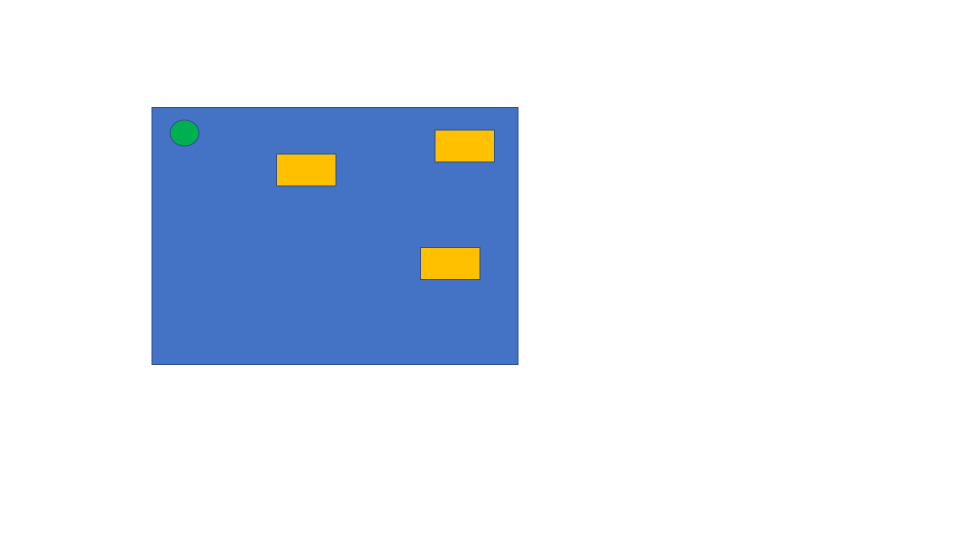
#> input picture Visual Inspection Tool/Images/original.png, 1920 x 1080 px (shown at 1/2 size)
$ python -i 'VITool v4.py'   (imports and definitions only)   (older library calls are emulated)
#> lines starting #> are read from the running program, lines starting #| are printed output that depends on the picture; after the words box and inside, x2 and y2 are one past the last pixel; in counts of white or black regions, pixels touching at a corner belong together
#> further down, picture is the input picture: shape (1080, 1920, 3); mean B, G, R 241.9, 230, 222.7
import cv2
import numpy as np
from skimage.measure import compare_ssim

#################################
#widthImg, heightImg = 480, 640
widthImg, heightImg = 640, 480
#################################


# [31 lines left out: function stackImages, not called in this run]


def preProcessing(img):
    imgGray = cv2.cvtColor(img, cv2.COLOR_BGR2GRAY)
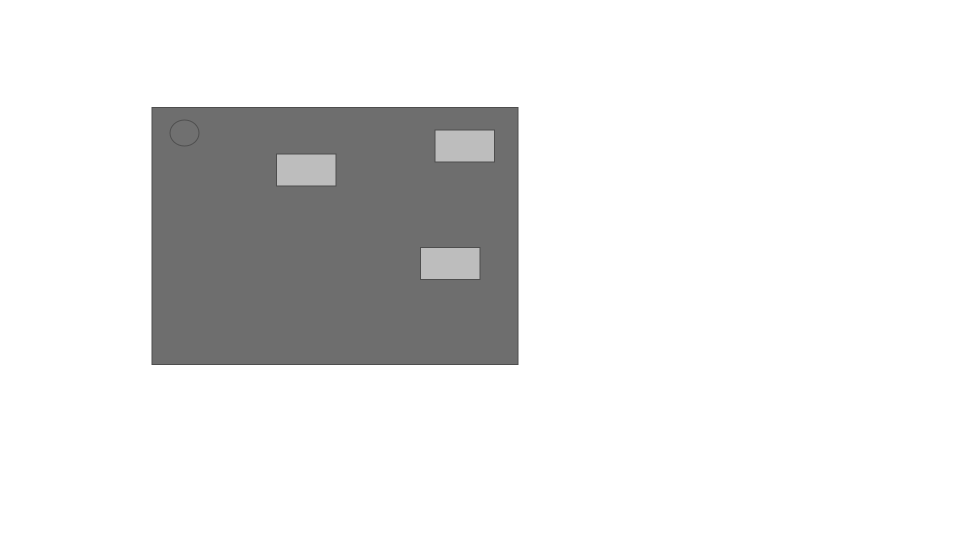
#> imgGray: shape (1080, 1920) (shown at 1/2 size); min 78, max 255, mean 229.2
    imgBlur = cv2.GaussianBlur(imgGray, (5,5), 1)

    v = np.median(imgBlur)
#> v = 255
    sigma = 0.33
    lower = int(max(0, (1.0 - sigma) * v))
#> lower = 170
    upper = int(min(255, (1.0 + sigma) * v))
#> upper = 255
    imgCanny = cv2.Canny(imgBlur, lower, upper)
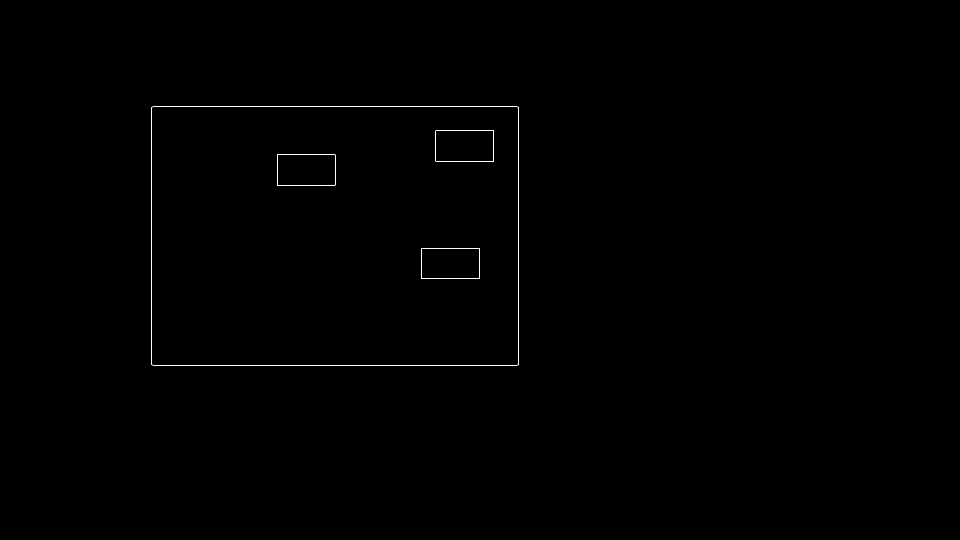
#> imgCanny: shape (1080, 1920) (shown at 1/2 size); 0.17% white in thin lines or dots, all inside (x1, y1, x2, y2) = (302, 213, 1038, 731)
    kernel = np.ones((5,5))
    imgDial = cv2.dilate(imgCanny,kernel,iterations=2)
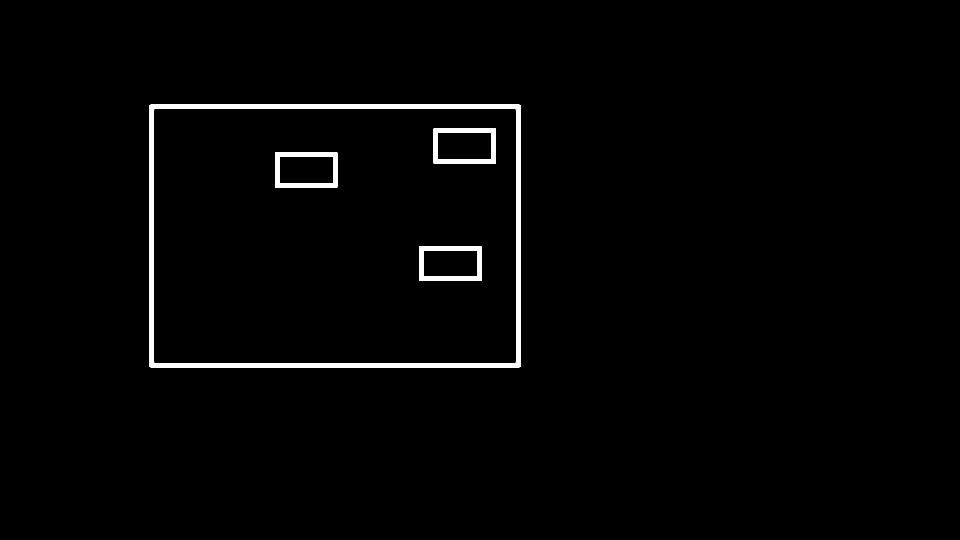
#> imgDial: shape (1080, 1920) (shown at 1/2 size); 1.5% white; 4 white regions, box (x1, y1, x2, y2) and area: (298, 209, 1042, 735) 22528, (867, 257, 992, 327) 3186, (550, 305, 675, 375) 3186, (838, 492, 963, 562) 3186
    imgThres = cv2.erode(imgDial,kernel,iterations=1)
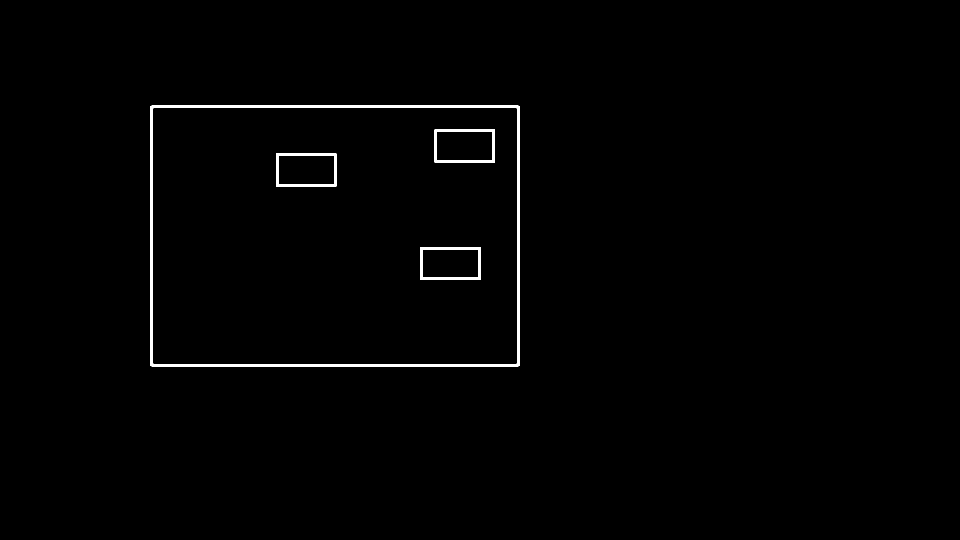
#> imgThres: shape (1080, 1920) (shown at 1/2 size); 0.86% white; 4 white regions, box (x1, y1, x2, y2) and area: (300, 211, 1040, 733) 12512, (869, 259, 990, 325) 1770, (552, 307, 673, 373) 1770, (840, 494, 961, 560) 1770
    return imgThres


# [88 lines left out: functions getContours, reorder, getWarp, Warped, getDifference, drawBasicGrid, not called in this run]


'''
original1 = cv2.imread('Test Images/std test 1/original1.jpg')
path = 'Test Images/std test 1/'
variant = input("Please Enter the Variant Number (1,2,3,5,6,7,8) = ")
path = path + variant + '.jpg'
print(path)

test1 = cv2.imread(path)

original_warped = Warped(original1)
test_warped = Warped(test1)
getDifference(original_warped,test_warped)

cv2.waitKey(0)'''


# [1 line not run here, left out]
# [1 line that did not run here, left out]
# [1 line not run here, left out]
# [1 line that did not run here, left out]
# [1 line not run here, left out]
# [5 lines of commented-out code are left out]
# [1 line that did not run here, left out]
# [1 line that did not run here, left out]
# [3 lines not run here, left out]

#     https://github.com/raj713335/FACIAL_RECOGNITION

# CONSTRAINTS:
#
# 1.	Works accurately on HD images.
# 2.	Only works when there is very less background Noise.
# 3.	The biggest contour found has to be a square/rectangle to get the warp perspective.
# 4.	Finding contours usually is not accurate.

>>> import cv2
>>> picture = cv2.imread('Images/original.png')
>>> result = preProcessing(picture)
